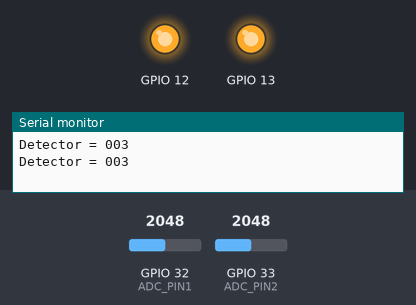
Recording of a sketch running on a simulated ESP32. Parts: output pins drawn as LEDs (lit = HIGH), the last lines printed to the serial monitor. The inputs (shaded band) are chosen by the test bench; at power-on: GPIO 32 (ADC_PIN1) = 2048, GPIO 33 (ADC_PIN2) = 2048.

Above: at 1.2 s.
1.3 s: GPIO 32 (ADC_PIN1) set to 432
3.3 s: GPIO 32 (ADC_PIN1) set to 369
At 5.0 s:
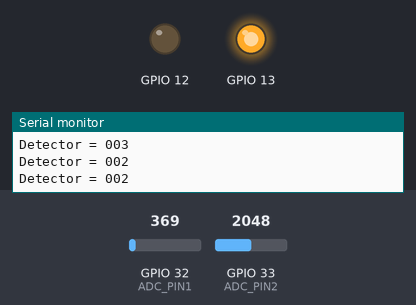
5.7 s: GPIO 32 (ADC_PIN1) set to 440
At 6.4 s:
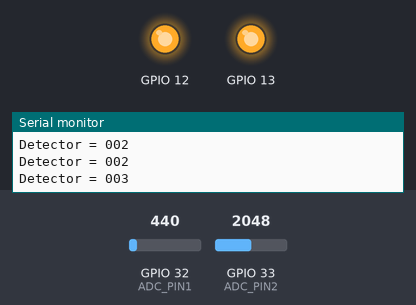
7.3 s: GPIO 33 (ADC_PIN2) set to 417
9.2 s: GPIO 33 (ADC_PIN2) set to 364
At 11.3 s:
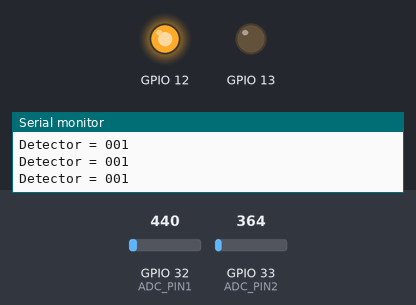
11.6 s: GPIO 33 (ADC_PIN2) set to 440
At 12.7 s:
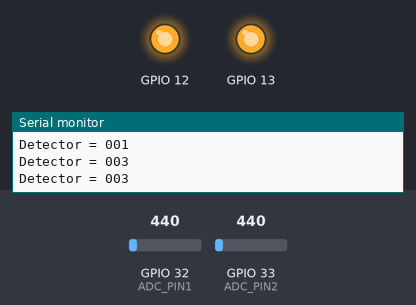
Timing chart, 0 to 14.2 s (numbered marks = the images above; inputs shaded):
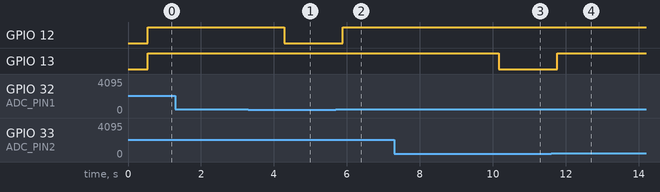

Measured:
- the behaviour switches between 401 and 400 on GPIO 32 (ADC_PIN1) (found by bisection; images 0 and 1)
- the behaviour switches between 401 and 400 on GPIO 33 (ADC_PIN2) (found by bisection; images 2 and 3)
- after the input at 3.3 s, GPIO 12: HIGH → LOW after 0.98 s
- after the input at 5.7 s, GPIO 12: LOW → HIGH after 0.18 s
- after the input at 9.2 s, GPIO 13: HIGH → LOW after 0.96 s
- after the input at 11.6 s, GPIO 13: LOW → HIGH after 0.17 s

The sketch:

adc.ino
```cpp
#define ADC_PIN1 32
#define ADC_PIN2 33

uint8_t counter;
uint8_t detector = 0x00;
uint16_t leftCount = 0;
uint16_t rightCount = 0;
uint16_t thresh = 400;
uint8_t minCount = 5;

void setup() {
  Serial.begin(115200);

  pinMode(12, OUTPUT);
  pinMode(13, OUTPUT);


}

void loop() {
  delay(4);
  detector = 0x00;

  uint16_t adcValue1 = analogRead(ADC_PIN1);
  uint16_t adcValue2 = analogRead(ADC_PIN2);

  // Print with printf-style formatting
//   Serial.printf("ADC1: %04d ADC2: %04d\n", adcValue1, adcValue2);

  if(adcValue1 > thresh){
    leftCount++;
  }
  if(adcValue2 > thresh){
    rightCount++;
  }
  if(counter >= 125){
    if(leftCount >= minCount){
      detector |= 0x01;
    }
    if(rightCount >= minCount){
      detector |= 0x02;
    }
    counter = 0;
    Serial.printf("Detector = %03d\n",detector);

    if(detector & 0x01){
      digitalWrite(12,HIGH);
    } else {
      digitalWrite(12,LOW);
    }
    if(detector & 0x02){
      digitalWrite(13,HIGH);
    } else {
      digitalWrite(13,LOW);
    }
    leftCount=0;
    rightCount=0;
  } else {
    counter++;
  }
}
```
